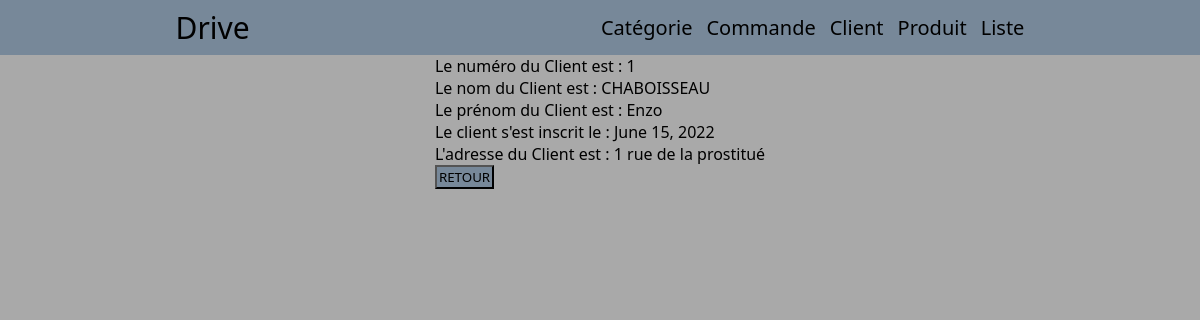
Before: /drive/affiche-client/1/ with the older database file.
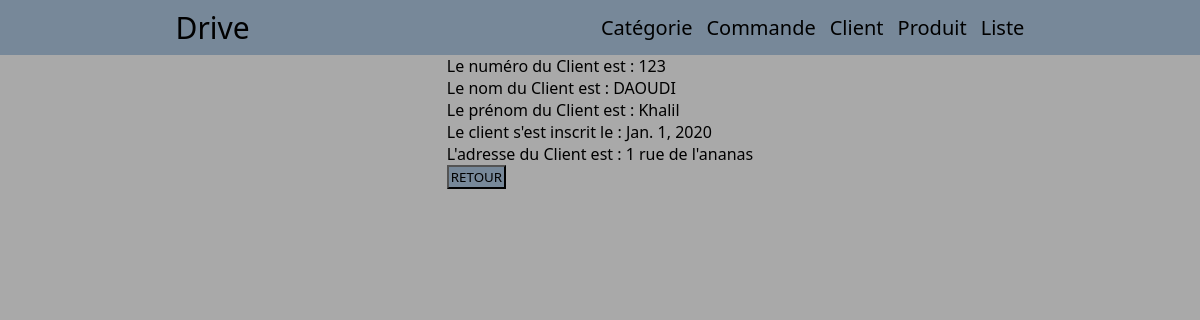
After: the same page with the newer database file.
### drive/models.py (models this page shows, shortened)
class client(models.Model):
    num_client = models.BigIntegerField(null=True)
    nom = models.CharField(max_length=100)
    prenom = models.CharField(max_length=100)
    date_inscription = models.DateField()
    adresse = models.CharField(max_length=100)

### drive/views.py (the view)
# urls.py: path('drive/affiche-client/<int:id>/', views.affiche_client),
def affiche_client(request, id):
	client = models.client.objects.get(pk=id)
	return render(request,'client/affiche_client.html',{"client": client})

### drive/templates/client/affiche_client.html (shortened to what this page needs)
{% extends "index.html" %}
{% block content %}
    <div>
        Le numéro du Client est : {{ client.num_client }}<br>
        Le nom du Client est : {{ client.nom }}<br>
        Le prénom du Client est : {{ client.prenom }}<br>
        Le client s'est inscrit le : {{ client.date_inscription }}<br>
        L'adresse du Client est : {{ client.adresse }}<br>
        <button><a href="/drive/index-client/">RETOUR</a></button>
    </div>
    {% endblock %}

Changed rows visible on the page:
changed client: num_client "1" → "123"; nom "CHABOISSEAU" → "DAOUDI"; prenom "Enzo" → "Khalil"; date_inscription "June 15, 2022" → "Jan. 1, 2020"; adresse "1 rue de la prostitué" → "1 rue de l'ananas"
